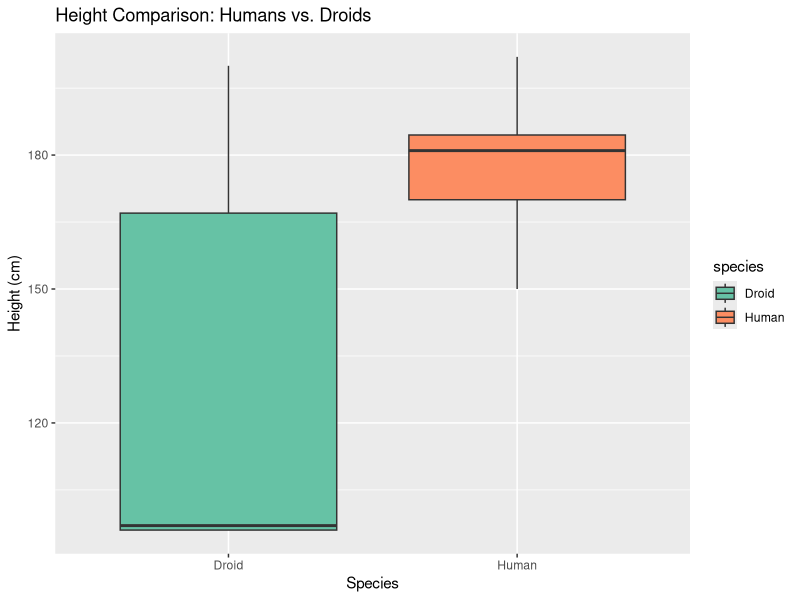

Here is the R script that generated this plot:
## ---- chunk 1
#| label: fig-height-human-droid
#| fig-cap: "Comparison of height distributions between Humans and Droids."
#| fig-alt: "A side-by-side boxplot comparing heights of Droids and Humans. The Droid distribution shows much greater variability, with a box and whiskers that span a wider range of heights. The Human distribution is more compact, with a median height slightly higher than the Droids. Several outliers are visible for the Droids, representing exceptionally short and tall individuals."
#| warning: false
#| message: false

library(tidyverse)

# Comparing heights of Humans and Droids
comparison_data <- starwars |> 
  filter(species %in% c("Human", "Droid")) |>
  drop_na(height)

ggplot(comparison_data, aes(x = species, y = height, fill = species)) +
  geom_boxplot() +
  scale_fill_brewer(palette = "Set2") + # Better color contrast for accessibility
  labs(title = "Height Comparison: Humans vs. Droids",
       x = "Species",
       y = "Height (cm)")
## ---- chunk 2
#| label: tbl-two-sample-t-test
#| tbl-cap: "Independent samples t-test comparing the mean heights of Humans and Droids."

# 1. Conduct the Independent Samples t-test
t_test_results <- t.test(height ~ species, data = comparison_data)

# 2. Tidy the results into a data frame
library(broom)
tidy_t_test <- tidy(t_test_results)

# 3. Create an accessible table with descriptive headers
knitr::kable(
  tidy_t_test[, c("estimate", "statistic", "p.value", "conf.low", "conf.high")],
  col.names = c("Difference in Means", "t-statistic", "p-value", "Lower 95% CI", "Upper 95% CI"),
  digits = 3
)
